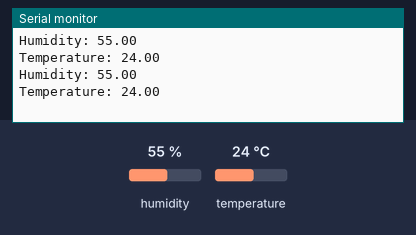
The sketch below on a simulated Arduino Uno, built with avr-gcc and run on an emulated ATmega328P. On the bench: the last lines printed to the serial monitor. The inputs (shaded band) are chosen by the test bench; at power-on: humidity 55 %, temperature 24 °C.

Above: at 4.8 s.
4.9 s: humidity set to 22 %
At 7.3 s:
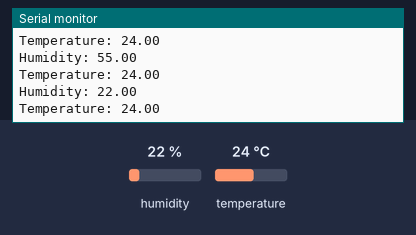
7.9 s: temperature set to 12 °C
At 9.0 s:
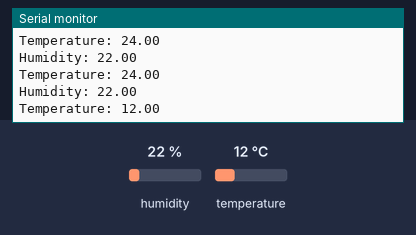
10.9 s: humidity set to 40 %
At 12.6 s:
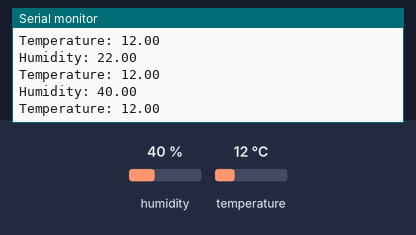
Timing chart, 0 to 14.1 s (numbered marks = the images above; inputs shaded):
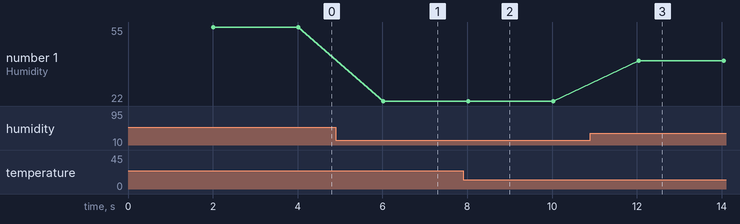

Measured:
- after the input at 4.9 s, the serial monitor: prints a new line after 1.1 s (image 1)
- after the input at 7.9 s, the serial monitor: prints a new line after 0.13 s (image 2)
- after the input at 10.9 s, the serial monitor: prints a new line after 1.1 s (image 3)
- plotted number 1: 55 → 22 after the input at 4.9 s, 22 → 40 after the input at 10.9 s

The sketch:

sketch_arduino_server.ino
```cpp
#include <Adafruit_Sensor.h>
#include <DHT.h>
#include <Wire.h>

#define DHTPIN 2     // what digital pin we're connected to

// Uncomment whatever type you're using!
//#define DHTTYPE DHT11   // DHT 11
#define DHTTYPE DHT22   // DHT 22  (AM2302), AM2321
//#define DHTTYPE DHT21   // DHT 21 (AM2301)

DHT dht(DHTPIN, DHTTYPE);

float h;
float t;

void readTempHum();

void setup() {
  Serial.begin(115200);
  dht.begin();

}

void loop() {
  readTempHum();
}


void readTempHum() {

  delay(2000);

  // Reading temperature or humidity takes about 250 milliseconds!
  // Sensor readings may also be up to 2 seconds 'old' (its a very slow sensor)
  h = dht.readHumidity();
  // Read temperature as Celsius (the default)
  t = dht.readTemperature();

  // Check if any reads failed and exit early (to try again).
  if (isnan(h) || isnan(t)) {
    Serial.print("-1");
    return;
  }
  Serial.print("Humidity: ");
  Serial.println(h);
  Serial.print("Temperature: ");
  Serial.println(t);

}
```
